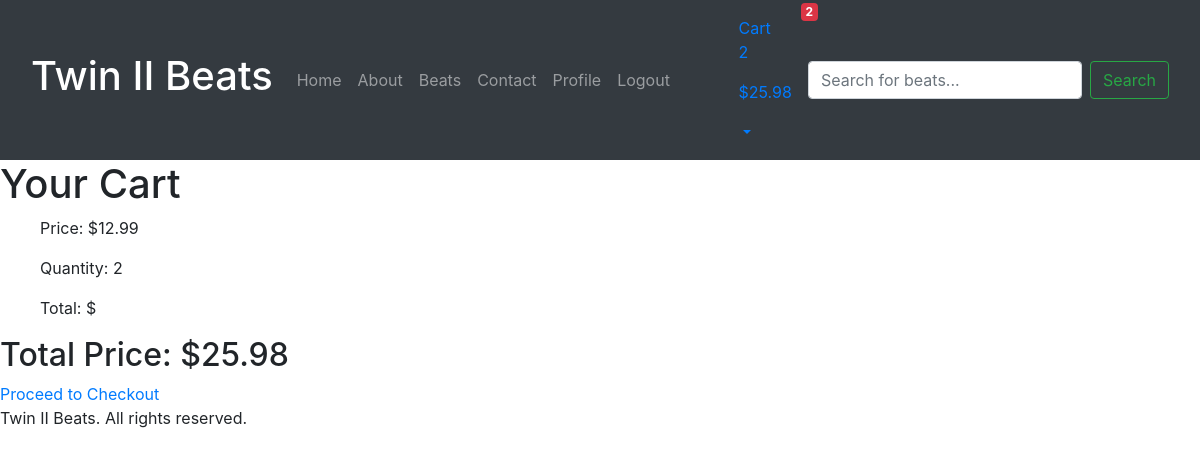
Before: /bag/bag/ (signed in) with the older database file.
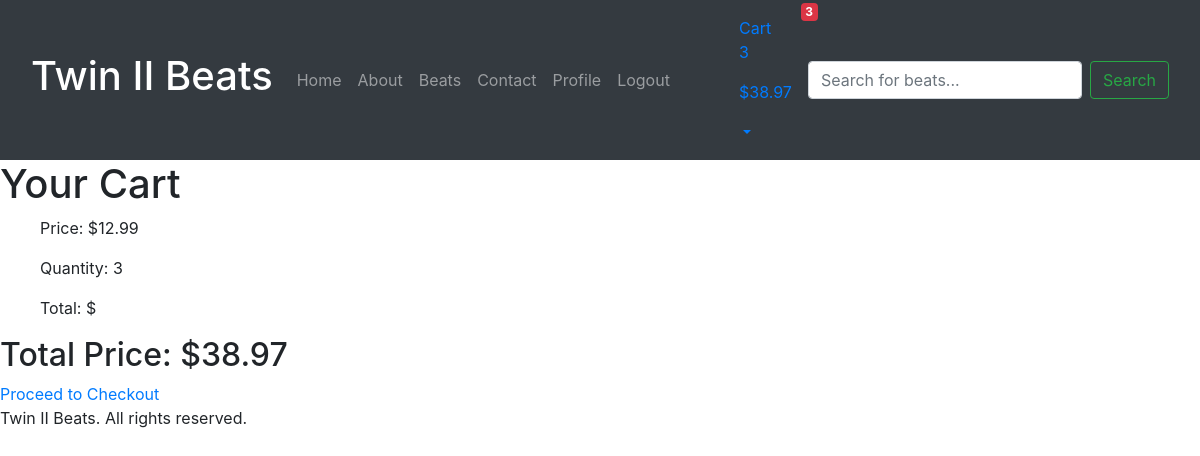
After: the same page with the newer database file.
### bag/models.py (models this page shows, shortened)
class CartItem(models.Model):
    user = models.ForeignKey(settings.AUTH_USER_MODEL, on_delete=models.CASCADE)
    beat = models.ForeignKey(Beat, on_delete=models.CASCADE)
    quantity = models.PositiveIntegerField(default=1)

### instrumentals/models.py (models this page shows, shortened)
class Beat(models.Model):
    title = models.CharField(max_length=100)
    producer = models.CharField(max_length=100)
    price = models.DecimalField(max_digits=10, decimal_places=2)
    cover_image = models.ImageField(upload_to='covers/', blank=True, null=True)
    audio_file = models.FileField(upload_to='audio/', blank=True, null=True)
    description = models.TextField(blank=True)
    release_date = models.DateField(null=True, blank=True)

### bag/views.py (the view)
# urls.py: path('bag/', views.view_cart, name='view_cart'), ]
@login_required
def view_cart(request):
    cart_items = CartItem.objects.filter(user=request.user)
    total = sum(item.beat.price * item.quantity for item in cart_items)
    return render(request, 'instrumentals/cart.html', {'cart_items': cart_items, 'total': total})

### bag/context_processors.py (called while the page is built)
def cart_items(request):
    if request.user.is_authenticated:
        cart_items = CartItem.objects.filter(user=request.user)
        total_quantity = sum(item.quantity for item in cart_items)
        total_price = sum(item.beat.price * item.quantity for item in cart_items)
        return {
            'cart_items': cart_items,
            'cart_item_count': total_quantity,
            'total_quantity': total_quantity,
            'total_price': total_price,
        }
    return {}

### static/templates/instrumentals/cart.html
{% extends 'base.html' %}
{% block content %}
<h1>Your Cart</h1>
<ul>
    {% for item in cart_items %}
    <p>Price: ${{ item.beat.price }}</p>
    <p>Quantity: {{ item.quantity }}</p>
    <p>Total: ${{ item.total_price }}</p>
{% endfor %}
</ul>
<h2>Total Price: ${{ total }}</h2>
<a href="{% url 'checkout' %}">Proceed to Checkout</a>
{% endblock %}

### static/templates/includes/cart_dropdown.html (shortened to what this page needs)
<div class="nav-item dropdown position-relative">
    <a href="{% url 'view_cart' %}" class="nav-link dropdown-toggle" id="cartDropdown" role="button" data-toggle="dropdown" aria-haspopup="true" aria-expanded="false">
         Cart {% for item in cart_items %}
        <p>{{ total_quantity }}</p>
        <p>${{ total_price }}</p>
        {% endfor %}
        {% if cart_item_count > 0 %}
            <span class="badge badge-danger position-absolute" style="top: -5px; right: -10px;">{{ cart_item_count }}</span>
        {% endif %}
    </a>
</div>

Changed rows visible on the page:
changed CartItem: quantity "2" → "3"; total_price "25.98" → "38.97"
Other visible differences:
{{ cart_item_count }}: "2" → "3"
{{ total }}: "25.98" → "38.97"
